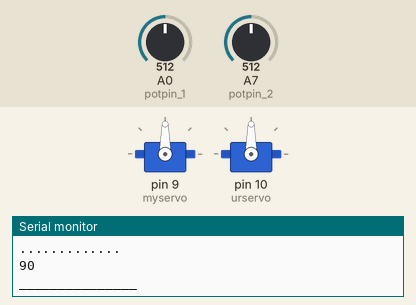
This sketch was run on a simulated Arduino Nano, built with avr-gcc and run on an emulated ATmega328P. Parts: 2 × servo, the last lines printed to the serial monitor. The test bench sets the inputs (shaded band); at power-on: A0 (potpin_1) = 512, A7 (potpin_2) = 512.

Above: at 1.2 s.
1.3 s: A0 (potpin_1) set to 560
At 1.6 s:
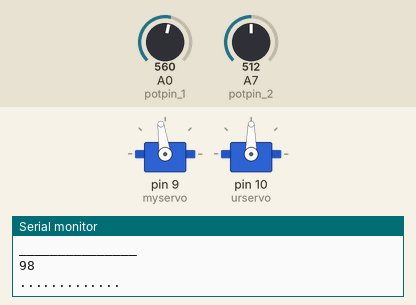
2.8 s: A0 (potpin_1) set to 583
At 3.9 s:
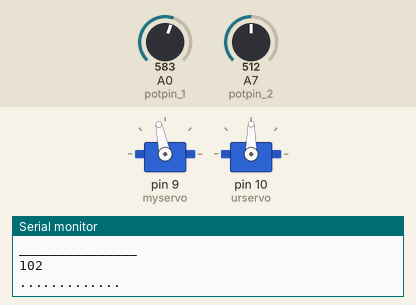
4.3 s: A7 (potpin_2) set to 61
At 5.5 s:
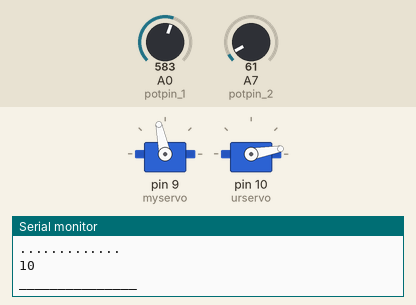
5.8 s: A7 (potpin_2) set to 51
At 6.4 s:
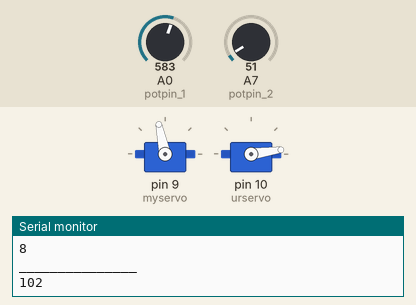
8.8 s: A0 (potpin_1) set to 511
At 9.2 s:
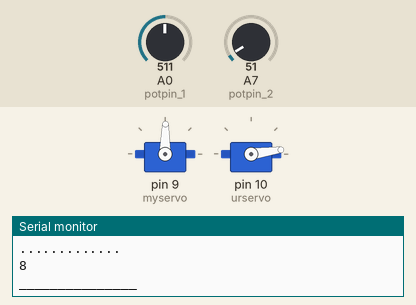
10.3 s: A7 (potpin_2) set to 122
At 10.9 s:
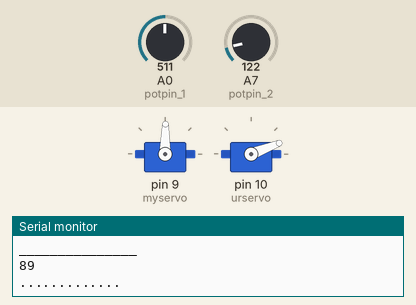
Timing chart, 0 to 12.8 s (numbered marks = the images above; inputs shaded):
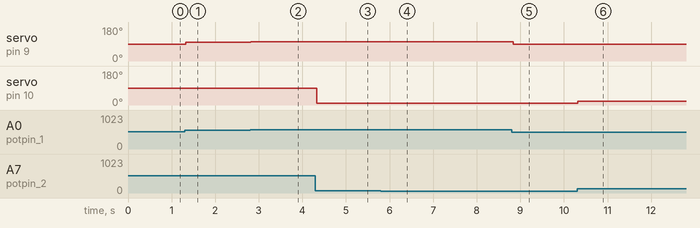

Measured:
- after the input at 1.3 s, servo on pin 9 (myservo): 90° → 98° at once
- after the input at 2.8 s, servo on pin 9 (myservo): 98° → 102° at once
- after the input at 4.3 s, servo on pin 10 (urservo): 90° → 10° at once
- after the input at 5.8 s, servo on pin 10 (urservo): 10° → 8° at once
- after the input at 8.8 s, servo on pin 9 (myservo): 102° → 89° at once
- after the input at 10.3 s, servo on pin 10 (urservo): 8° → 21° at once

The sketch:

arm_knob.ino
```cpp
#include <Servo.h>

Servo myservo;
Servo urservo;
int potpin_1 = A0;
int potpin_2 = A7;
int val_1;
int val_2;
void setup()
{
  myservo.attach(9);
  urservo.attach(10);
  Serial.begin(9600);
}


void loop()
{
  val_1 = analogRead(potpin_1);
  val_1 = map(val_1, 0, 1023, 0, 180);
  myservo.write(val_1);
  Serial.println(val_1);
  Serial.println(".............");
  delay(15);

  val_2 = analogRead(potpin_2);
  val_2 = map(val_2, 0, 1023, 0, 180);
  urservo.write(val_2);
  Serial.println(val_2);
  Serial.println("_______________");
  delay(15);
}
```
